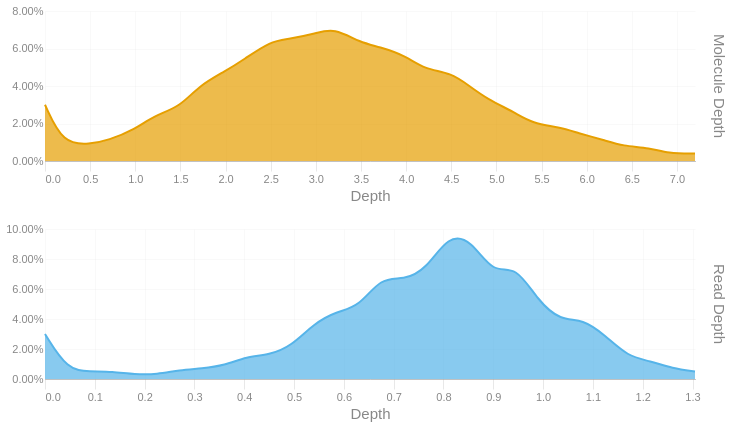

The code cell stored with this chart in its notebook:
### Code cell
readdep = depth_hist(tb['Read Depth'], q99, 3)
readdep = readdep.with_columns(pl.lit('Read Depth').alias('Metric'))
if not SKIPLR:
    moldep = depth_hist(tb['Molecule Depth'], mol_q99, 1)
    moldep = moldep.with_columns(pl.lit('Molecule Depth').alias('Metric'))
    _hist = pl.concat([readdep, moldep])
    _hist = _hist.filter(pl.col('Proportion') != 0)
    with SafeRender(_hist):
        (
            alt.Chart(_hist)        
            .mark_area(interpolate = "basis")
            .encode(
                x=alt.X('Bin:Q').scale(domainMin=0).axis(alt.Axis(title='Depth')),
                y = alt.Y('Proportion:Q', title = None).axis(format = '.2%'),
                color = alt.Color('Metric:N').legend(None),
                row = alt.Row("Metric:N").header(title = None, labelOrient = 'right'),
                tooltip = [
                    alt.Tooltip("Metric:N", title = "Metric"),
                    alt.Tooltip('Interval:N', title = "Depth Interval"),
                    alt.Tooltip('Proportion:Q', title = "% Alignments").format('.2%')
                ]
            )
            .resolve_scale(x='independent', y='independent')
            .properties(
                height = 150, width = 650,
                usermeta={'embedOptions': {'downloadFileName': f'{samplename}.depth.hist'}}
            )
        ).display()
else:
    readdep = readdep.filter(pl.col('Proportion') != 0)
    with SafeRender(readdep):
        (
            alt.Chart(readdep)        
            .mark_area(interpolate = "basis")
            .encode(
                x=alt.X('Bin:Q').scale(domainMin=0).axis(alt.Axis(title='Depth')),
                y = alt.Y('Proportion:Q', title = None).axis(format = '.2%'),
                tooltip = [
                    alt.Tooltip('Interval:N', title = "Depth Interval"),
                    alt.Tooltip('Proportion:Q', title = "% Alignments").format('.2%')
                ]
            )
            .properties(
                usermeta={'embedOptions': {'downloadFileName': f'{samplename}.depth.hist'}}
            )
        ).display()

### Figure 1 — Vega-Lite specification as saved in the notebook (floating-point values rounded to 4 significant figures)
{"width": 650, "height": 150, "config": {"title": {"anchor": "start", "dy": -15, "fontSize": 18, "color": "#888888", "subtitleColor": "#888888", "subtitleFontSize": 14}, "arc": {"fill": "#0072B2"}, "axis": {"domainColor": "#888888", "domainWidth": 0.5, "gridWidth": 0.2, "grid": false, "titleFontWeight": 400, "titleFontSize": 15, "labelFontSize": 11, "labelColor": "#888888", "tickColor": "#888888", "tickWidth": 0.2, "titleColor": "#888888"}, "axisBand": {"grid": false}, "axisX": {"grid": true, "tickSize": 10, "domainCap": "round"}, "axisY": {"domain": false, "grid": true, "tickSize": 0, "domainCap": "round"}, "background": "transparent", "header": {"labelFontSize": 15, "labelColor": "#888888", "titleFontSize": 15, "titleFontWeight": 600, "titleColor": "#888888"}, "legend": {"labelFont": "sans-serif", "labelFontSize": 12, "labelColor": "#888888", "symbolSize": 100, "symbolType": "circle", "titleFontSize": 12, "titlePadding": 10, "titleColor": "#888888", "title": null}, "range": {"category": ["#E69F00", "#56B4E9", "#009E73", "#F0E442", "#0072B2", "#D55E00", "#CC79A7", "#000000"], "diverging": ["#cfe8f3", "#a2d4ec", "#73bfe2", "#46abdb", "#1696d2", "#12719e"]}, "area": {"fill": "#0072B2", "fillOpacity": 0.7, "line": true, "strokeOpacity": 0.7}, "line": {"color": "#0072B2", "stroke": "#0072B2", "strokeWidth": 2}, "trail": {"color": "#0072B2", "stroke": "#0072B2", "strokeWidth": 0, "size": 1}, "point": {"filled": true, "fillOpacity": 1.0, "size": 95}, "text": {"color": "#888888", "fontSize": 11, "align": "right", "fontWeight": 400, "size": 11}, "bar": {"fill": "#0072B2", "stroke": null}, "view": {"stroke": null, "continuousWidth": 660, "continuousHeight": 400}}, "data": {"name": "data-63fbe7cf3f7e230159047ea4e6b84a88"}, "mark": {"type": "area", "interpolate": "basis"}, "encoding": {"color": {"field": "Metric", "legend": null, "type": "nominal"}, "row": {"field": "Metric", "header": {"title": null, "labelOrient": "right"}, "type": "nominal"}, "tooltip": [{"field": "Metric", "title": "Metric", "type": "nominal"}, {"field": "Interval", "title": "Depth Interval", "type": "nominal"}, {"field": "Proportion", "format": ".2%", "title": "% Alignments", "type": "quantitative"}], "x": {"axis": {"title": "Depth"}, "field": "Bin", "scale": {"domainMin": 0}, "type": "quantitative"}, "y": {"axis": {"format": ".2%"}, "field": "Proportion", "title": null, "type": "quantitative"}}, "resolve": {"scale": {"x": "independent", "y": "independent"}}, "usermeta": {"embedOptions": {"downloadFileName": "S1_Tusket_031.depth.hist"}}, "$schema": "https://vega.github.io/schema/vega-lite/v6.1.0.json", "datasets": {"data-63fbe7cf3f7e230159047ea4e6b84a88": [{"Bin": 0.0, "Interval": "0.0-0.045", "Proportion": 0.03, "Metric": "Read Depth"}, {"Bin": 0.045, "Interval": "0.045-0.09", "Proportion": 0.006, "Metric": "Read Depth"}, {"Bin": 0.09, "Interval": "0.09-0.135", "Proportion": 0.005, "Metric": "Read Depth"}, {"Bin": 0.135, "Interval": "0.135-0.18", "Proportion": 0.005, "Metric": "Read Depth"}, {"Bin": 0.18, "Interval": "0.18-0.225", "Proportion": 0.003, "Metric": "Read Depth"}, {"Bin": 0.225, "Interval": "0.225-0.27", "Proportion": 0.003, "Metric": "Read Depth"}, {"Bin": 0.27, "Interval": "0.27-0.315", "Proportion": 0.006, "Metric": "Read Depth"}, {"Bin": 0.315, "Interval": "0.315-0.36", "Proportion": 0.007, "Metric": "Read Depth"}, {"Bin": 0.36, "Interval": "0.36-0.405", "Proportion": 0.009, "Metric": "Read Depth"}, {"Bin": 0.405, "Interval": "0.405-0.45", "Proportion": 0.015, "Metric": "Read Depth"}, {"Bin": 0.45, "Interval": "0.45-0.495", "Proportion": 0.016, "Metric": "Read Depth"}, {"Bin": 0.495, "Interval": "0.495-0.54", "Proportion": 0.022, "Metric": "Read Depth"}, {"Bin": 0.54, "Interval": "0.54-0.585", "Proportion": 0.037, "Metric": "Read Depth"}, {"Bin": 0.585, "Interval": "0.585-0.63", "Proportion": 0.045, "Metric": "Read Depth"}, {"Bin": 0.63, "Interval": "0.63-0.675", "Proportion": 0.048, "Metric": "Read Depth"}, {"Bin": 0.675, "Interval": "0.675-0.72", "Proportion": 0.068, "Metric": "Read Depth"}, {"Bin": 0.72, "Interval": "0.72-0.765", "Proportion": 0.066, "Metric": "Read Depth"}, {"Bin": 0.765, "Interval": "0.765-0.81", "Proportion": 0.073, "Metric": "Read Depth"}, {"Bin": 0.81, "Interval": "0.81-0.855", "Proportion": 0.096, "Metric": "Read Depth"}, {"Bin": 0.855, "Interval": "0.855-0.9", "Proportion": 0.093, "Metric": "Read Depth"}, {"Bin": 0.9, "Interval": "0.9-0.945", "Proportion": 0.07, "Metric": "Read Depth"}, {"Bin": 0.945, "Interval": "0.945-0.99", "Proportion": 0.076, "Metric": "Read Depth"}, {"Bin": 0.99, "Interval": "0.99-1.035", "Proportion": 0.052, "Metric": "Read Depth"}, {"Bin": 1.035, "Interval": "1.035-1.08", "Proportion": 0.039, "Metric": "Read Depth"}, {"Bin": 1.08, "Interval": "1.08-1.125", "Proportion": 0.04, "Metric": "Read Depth"}, {"Bin": 1.125, "Interval": "1.125-1.17", "Proportion": 0.029, "Metric": "Read Depth"}, {"Bin": 1.17, "Interval": "1.17-1.215", "Proportion": 0.015, "Metric": "Read Depth"}, {"Bin": 1.215, "Interval": "1.215-1.26", "Proportion": 0.012, "Metric": "Read Depth"}, {"Bin": 1.26, "Interval": "1.26-1.305", "Proportion": 0.007, "Metric": "Read Depth"}, {"Bin": 1.305, "Interval": "1.305-1.35", "Proportion": 0.005, "Metric": "Read Depth"}, {"Bin": 0.0, "Interval": "0.0-0.2", "Proportion": 0.03, "Metric": "Molecule Depth"}, {"Bin": 0.2, "Interval": "0.2-0.5", "Proportion": 0.009, "Metric": "Molecule Depth"}, {"Bin": 0.5, "Interval": "0.5-0.7", "Proportion": 0.009, "Metric": "Molecule Depth"}, {"Bin": 0.7, "Interval": "0.7-1.0", "Proportion": 0.011, "Metric": "Molecule Depth"}, {"Bin": 1.0, "Interval": "1.0-1.2", "Proportion": 0.017, "Metric": "Molecule Depth"}, {"Bin": 1.2, "Interval": "1.2-1.5", "Proportion": 0.024, "Metric": "Molecule Depth"}, {"Bin": 1.5, "Interval": "1.5-1.7", "Proportion": 0.029, "Metric": "Molecule Depth"}, {"Bin": 1.7, "Interval": "1.7-2.0", "Proportion": 0.04, "Metric": "Molecule Depth"}, {"Bin": 2.0, "Interval": "2.0-2.2", "Proportion": 0.048, "Metric": "Molecule Depth"}, {"Bin": 2.2, "Interval": "2.2-2.5", "Proportion": 0.054, "Metric": "Molecule Depth"}, {"Bin": 2.5, "Interval": "2.5-2.7", "Proportion": 0.064, "Metric": "Molecule Depth"}, {"Bin": 2.7, "Interval": "2.7-3.0", "Proportion": 0.065, "Metric": "Molecule Depth"}, {"Bin": 3.0, "Interval": "3.0-3.2", "Proportion": 0.068, "Metric": "Molecule Depth"}, {"Bin": 3.2, "Interval": "3.2-3.5", "Proportion": 0.071, "Metric": "Molecule Depth"}, {"Bin": 3.5, "Interval": "3.5-3.7", "Proportion": 0.063, "Metric": "Molecule Depth"}, {"Bin": 3.7, "Interval": "3.7-4.0", "Proportion": 0.061, "Metric": "Molecule Depth"}, {"Bin": 4.0, "Interval": "4.0-4.2", "Proportion": 0.056, "Metric": "Molecule Depth"}, {"Bin": 4.2, "Interval": "4.2-4.5", "Proportion": 0.049, "Metric": "Molecule Depth"}, {"Bin": 4.5, "Interval": "4.5-4.7", "Proportion": 0.047, "Metric": "Molecule Depth"}, {"Bin": 4.7, "Interval": "4.7-4.9", "Proportion": 0.04, "Metric": "Molecule Depth"}, {"Bin": 4.9, "Interval": "4.9-5.2", "Proportion": 0.033, "Metric": "Molecule Depth"}, {"Bin": 5.2, "Interval": "5.2-5.4", "Proportion": 0.026, "Metric": "Molecule Depth"}, {"Bin": 5.4, "Interval": "5.4-5.7", "Proportion": 0.02, "Metric": "Molecule Depth"}, {"Bin": 5.7, "Interval": "5.7-5.9", "Proportion": 0.018, "Metric": "Molecule Depth"}, {"Bin": 5.9, "Interval": "5.9-6.2", "Proportion": 0.015, "Metric": "Molecule Depth"}, {"Bin": 6.2, "Interval": "6.2-6.4", "Proportion": 0.011, "Metric": "Molecule Depth"}, {"Bin": 6.4, "Interval": "6.4-6.7", "Proportion": 0.008, "Metric": "Molecule Depth"}, {"Bin": 6.7, "Interval": "6.7-6.9", "Proportion": 0.007, "Metric": "Molecule Depth"}, {"Bin": 6.9, "Interval": "6.9-7.2", "Proportion": 0.004, "Metric": "Molecule Depth"}, {"Bin": 7.2, "Interval": "7.2-7.42", "Proportion": 0.004, "Metric": "Molecule Depth"}]}}
